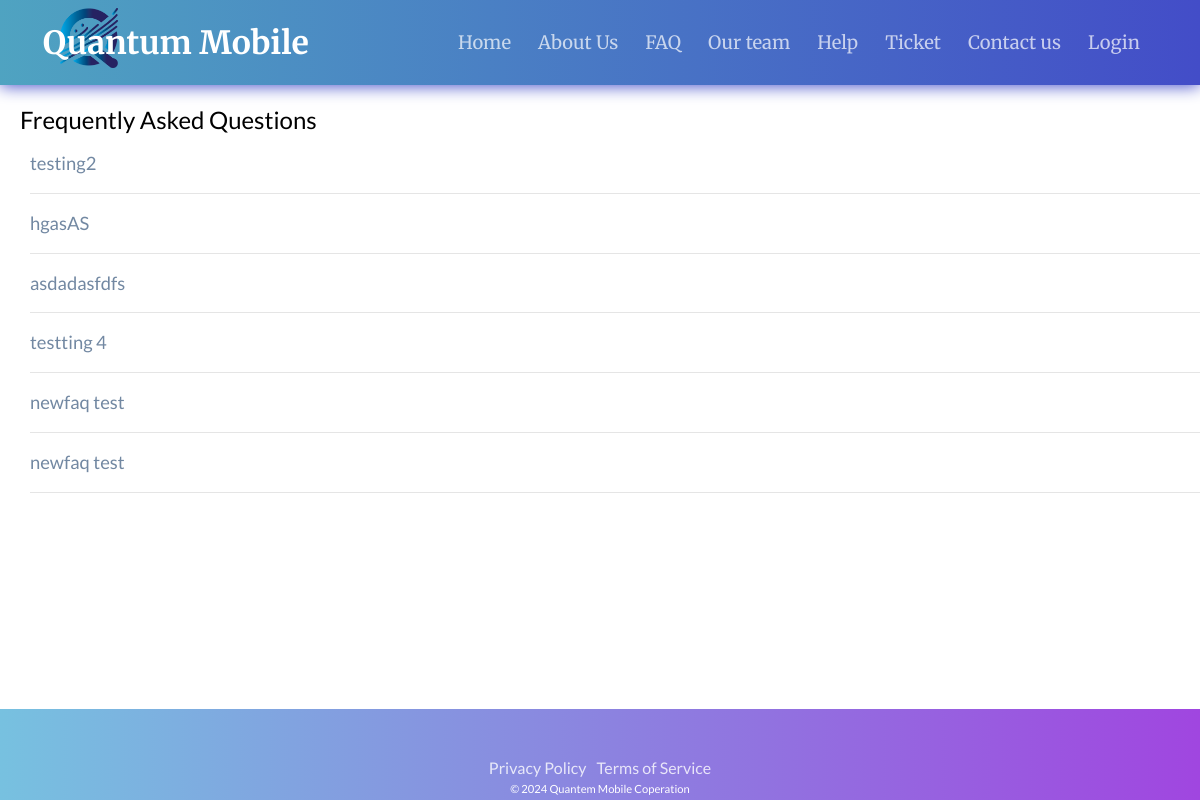
The app's page /login/faq.php, older data.
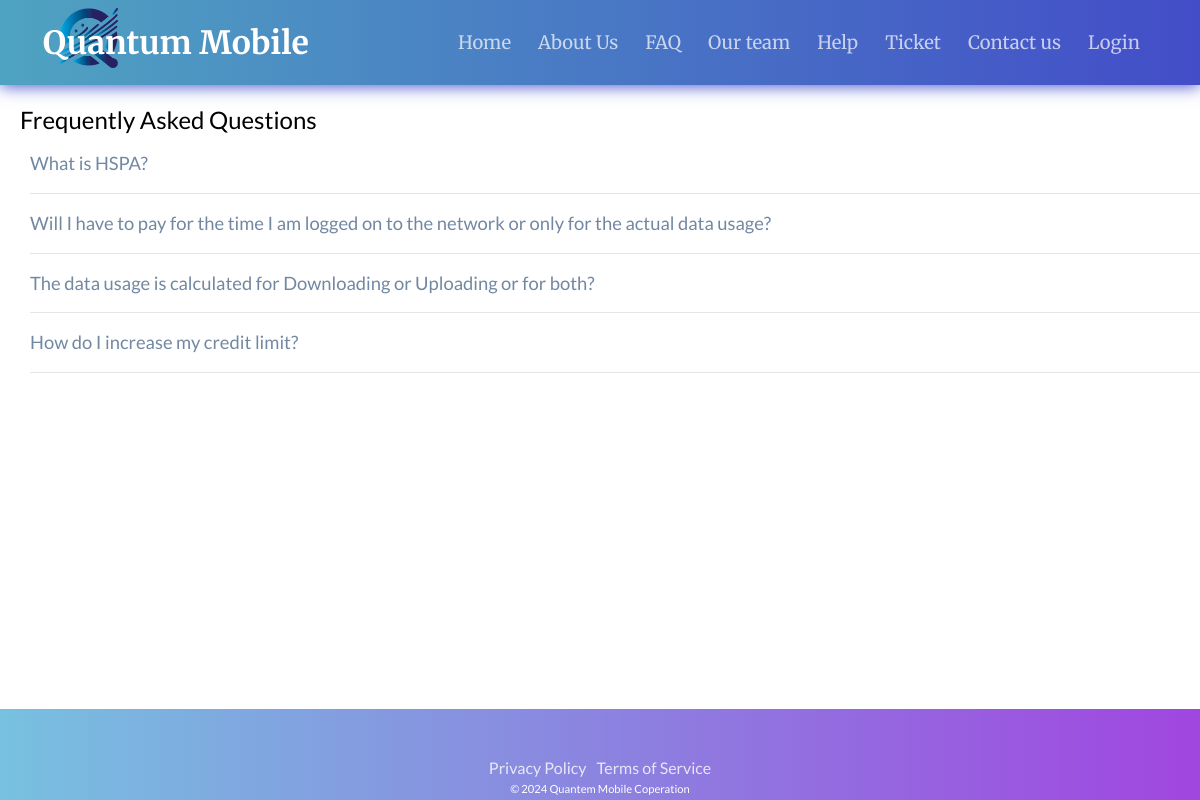
The same page, newer data.
### tables this page shows
CREATE TABLE IF NOT EXISTS `faq` (
  `faqId` int(4) NOT NULL AUTO_INCREMENT,
  `title` text NOT NULL,
  `content` text NOT NULL,
  `adminid` int(5) DEFAULT NULL,
  `type` varchar(10) NOT NULL,
  PRIMARY KEY (`faqId`),
  KEY `adminid` (`adminid`)
);

### login/faq.php (the view, shortened to what this page needs)
<?php
include '../php/connection.php';
$customerUName = 'Guest';
$faqQuery = "SELECT * FROM faq";
$stmt = $pdo->query($faqQuery);
$faqItems = $stmt->fetchAll(PDO::FETCH_ASSOC);
?>
<!DOCTYPE html>
<html lang="en">
<head>
    <link rel="stylesheet" href="style.css">
    <link href='https://unpkg.com/boxicons@2.1.4/css/boxicons.min.css' rel='stylesheet'>
</head>
<body>
    <div class="container">
        <header class="header">
          <a class="logo" href="index.php">
            <img src="QuantumMobileLogo.png" alt="Company Logo" style="width: auto; height: 60px;">
        </a>
            <a class="logo" href="index.php" style="margin-left:-200px">Quantum Mobile</a>
            <nav class="navbar">
            <a href="index.php">Home</a>
            <a href="about.php">About Us</a>
            <a href="faq.php">FAQ</a>
            <a href="team.php">Our team</a>
            <a href="help.php">Help</a>
            <a style="--i:2" href="ticket.php">Ticket</a>
            <a href="contactus/contact.php">Contact us</a>
            <a class="login.php" href="<?php echo isset($_SESSION['customerId']) ? 'account.php' : 'login.php'; ?>">
            <?php echo isset($_SESSION['customerId']) ? $customerUName : 'Login'; ?></a>
            </nav>
        </header>
        <div class="faq">
            <div style="margin-left:20px;margin-top:20px">
                <h2>Frequently Asked Questions</h2>
            </div>
            <div class="quest">
                <?php foreach ($faqItems as $faqItem): ?>
                    <div class="quest-item" style="margin-left:30px">
                        <button id="quest-button-<?php echo $faqItem['faqId']; ?>" aria-expanded="false">
                            <span class="quest-title"><?php echo $faqItem['title']; ?></span>
                            <span class="icon" aria-hidden="true"></span>
                        </button>
                        </div>
                    <?php endforeach; ?>
                </div>
            </div>
        <footer >
            <div class="footer-content">
                <ul class="socials">
                    <li><a href="#"><ion-icon name="logo-facebook"></ion-icon></a></li>
                    <li><a href="#"><ion-icon name="logo-instagram"></ion-icon></a></li>
                    <li><a href="#"><ion-icon name="logo-github"></ion-icon></a></li>
                    <li><a href="#"><ion-icon name="logo-linkedin"></ion-icon></a></li>
                    <li><a href="#"><ion-icon name="logo-youtube"></ion-icon></a></li>
                </ul>
                <ul class="footmenu">
                <li><a href="../html/privacy_policy.php"> Privacy Policy</a></li>
                <li><a href="../html/term_and_conditions.php">Terms of Service</a></li>
            </ul>
            <p>&copy; 2024 Quantem Mobile Coperation</p>
            </div>
        </footer>
    </div>
</body>
</html>

### login/style.css (style rules this page uses)
html { scroll-behavior: smooth; }
* { margin: 0; padding: 0; box-sizing: border-box; font-family: "Lato", sans-serif; font-weight: 400; transition: .1s; }
.container { display: flex; flex-direction: column; min-height: 70vh; }
body { min-height: 100vh; }
header { position: -webkit-sticky; position: sticky; top: 0; left: 0; width: 100%; padding: 0.5rem 5%; background: linear-gradient(to right, #439dbdef, #434DC8); display: flex; justify-content: space-between; align-items: center; z-index: 100; box-shadow: 0 .05rem 1rem #434DC8; }
header a { font-family: "Merriweather", serif; text-decoration: none; }
.logo { font-size: 2rem; font-weight: 700; color: white; }
.navbar a { font-size: 1.15rem; opacity: .7; color: white; margin-left: 1.5rem; transition: all .5s; }
.icon { position: absolute; right: 5%; font-size: 2.5rem; color: white; cursor: pointer; display: none; }
footer { width: 100%; background: linear-gradient(to right, #77C1E0, #A046E0); color: white; padding: 5px; display: flex; justify-content: center; align-items: center; box-sizing: border-box; font-family: 'Ubuntu', sans-serif; position: fixed; left: 0; bottom: 0; }
.socials, .footmenu { position: relative; display: flex; justify-content: center; list-style-type: none; flex-wrap: wrap; }
.socials li { font-size: 2em; padding: 0px 5px; white-space: nowrap; }
.footmenu li { padding: 5px 5px; white-space: nowrap; }
.footmenu li a { text-decoration: none; opacity: 0.8; color: white; transition: 0.5s; display: inline-block; }
footer p { display: flex; position: relative; justify-content: center; font-size: 0.7em; user-select: none; }
.faq { margin: 0 auto; width: 100%; }
.quest .quest-item { border-bottom: 1px solid #e5e5e5; }
.quest button { position: relative; display: block; text-align: left; width: 100%; padding: 1em 0; color: #7288a2; font-size: 1.15rem; font-weight: 400; border: none; background: none; outline: none; }
.quest button .quest-title { padding: 1em 1.5em 1em 0; }
.quest button .icon { display: inline-block; position: absolute; top: 18px; right: 0; width: 22px; height: 22px; border: 1px solid; border-radius: 22px; }
.quest button .icon::before { display: block; position: absolute; content: ''; top: 9px; left: 5px; width: 10px; height: 2px; background: currentColor; }
.quest button .icon::after { display: block; position: absolute; content: ''; top: 5px; left: 9px; width: 2px; height: 10px; background: currentColor; }

Row changes from the older to the newer data that the page shows:
removed faq: title "testing2"
removed faq: title "hgasAS"
removed faq: title "asdadasfdfs"
removed faq: title "testting 4"
removed faq: title "newfaq test"
removed faq: title "newfaq test"
added faq: title "What is HSPA?"
added faq: title "Will I have to pay for the time I am logged on to the network or only for the actual data usage?"
added faq: title "The data usage is calculated for Downloading or Uploading or for both?"
added faq: title "How do I increase my credit limit?"
